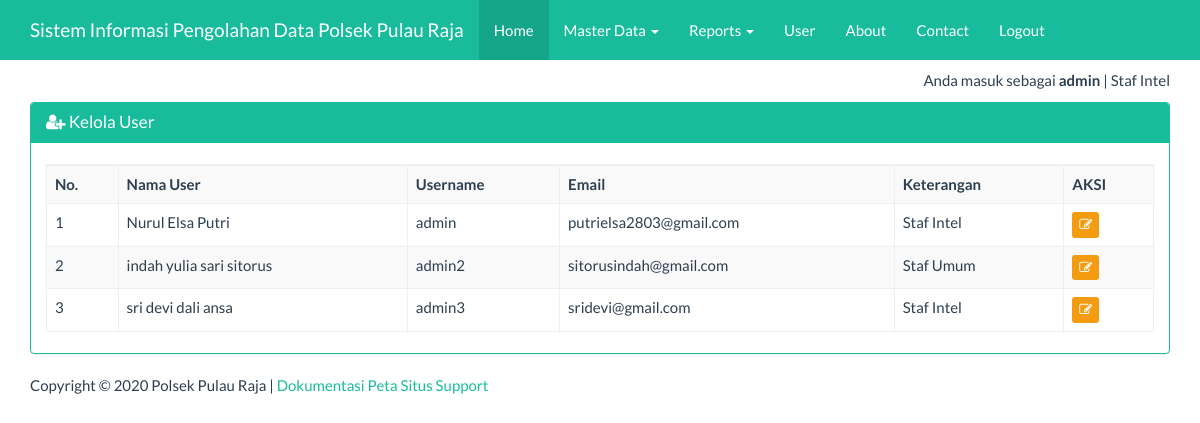
The app's page /index_admin.php?page=user&actions=tampil (signed in) with its own data.
### tables this page shows
CREATE TABLE IF NOT EXISTS `tbl_user` (
  `username` varchar(25) NOT NULL,
  `password` varchar(50) NOT NULL,
  `nama` varchar(25) NOT NULL,
  `email` varchar(25) NOT NULL,
  `level` int(5) NOT NULL,
  `keterangan` varchar(100) NOT NULL,
  PRIMARY KEY (`username`)
);

### views/user_tampil.php (the view, shortened to what this page needs)
<div class="container">
    <div class="row">
        <div class="col-xs-12">
            <div class="panel panel-success">
                <div class="panel-heading">
                    <h3 class="panel-title"><span class="fa fa-user-plus"></span> Kelola User</h3>
                </div>
                <div class="panel-body">
                    <table id="dtskripsi" class="table table-bordered table-striped table-hover">
                        <tbody>
                          <tr>
                              <th>No.</th><th>Nama User</th><th>Username</th><th>Email</th><th>Keterangan</th><th>AKSI</th>
                          </tr>
                            <?php
                            $sql = "SELECT * FROM tbl_user";
                            $query = mysqli_query($koneksi, $sql) or die("SQL Anda Salah");
                            $nomor = 0;
                            while ($data = mysqli_fetch_array($query)) {
                                $nomor++;
                                ?>
                                <tr>
                                    <td><?= $nomor ?></td>
									                  <td><?= $data['nama'] ?></td>
									                  <td><?= $data['username'] ?></td>
									                  <td><?= $data['email'] ?></td>
                                    <td><?= $data['keterangan'] ?> </td>
                                    <td>
                                        <a href="?page=user&actions=edit&uid=<?= $data['username'] ?>" class="btn btn-warning btn-xs">
                                            <span class="fa fa-edit"></span>
                                        </a>
                                    </td>
                                </tr>
                            <?php } ?>
                        </tbody>
                    </table>
                </div>
            </div>
        </div>
    </div>
</div>

### index_admin.php (style rules this page uses)
body { margin-top:70px; }

### records on screen
tbl_user: nama "Nurul Elsa Putri", username "admin", email "putrielsa2803@gmail.com", keterangan "Staf Intel"
tbl_user: nama "indah yulia sari sitorus", username "admin2", email "sitorusindah@gmail.com", keterangan "Staf Umum"
tbl_user: nama "sri devi dali ansa", username "admin3", email "sridevi@gmail.com", keterangan "Staf Intel"

### other values on screen
$_SESSION['username'] "admin"
$_SESSION['ket'] "Staf Intel"
